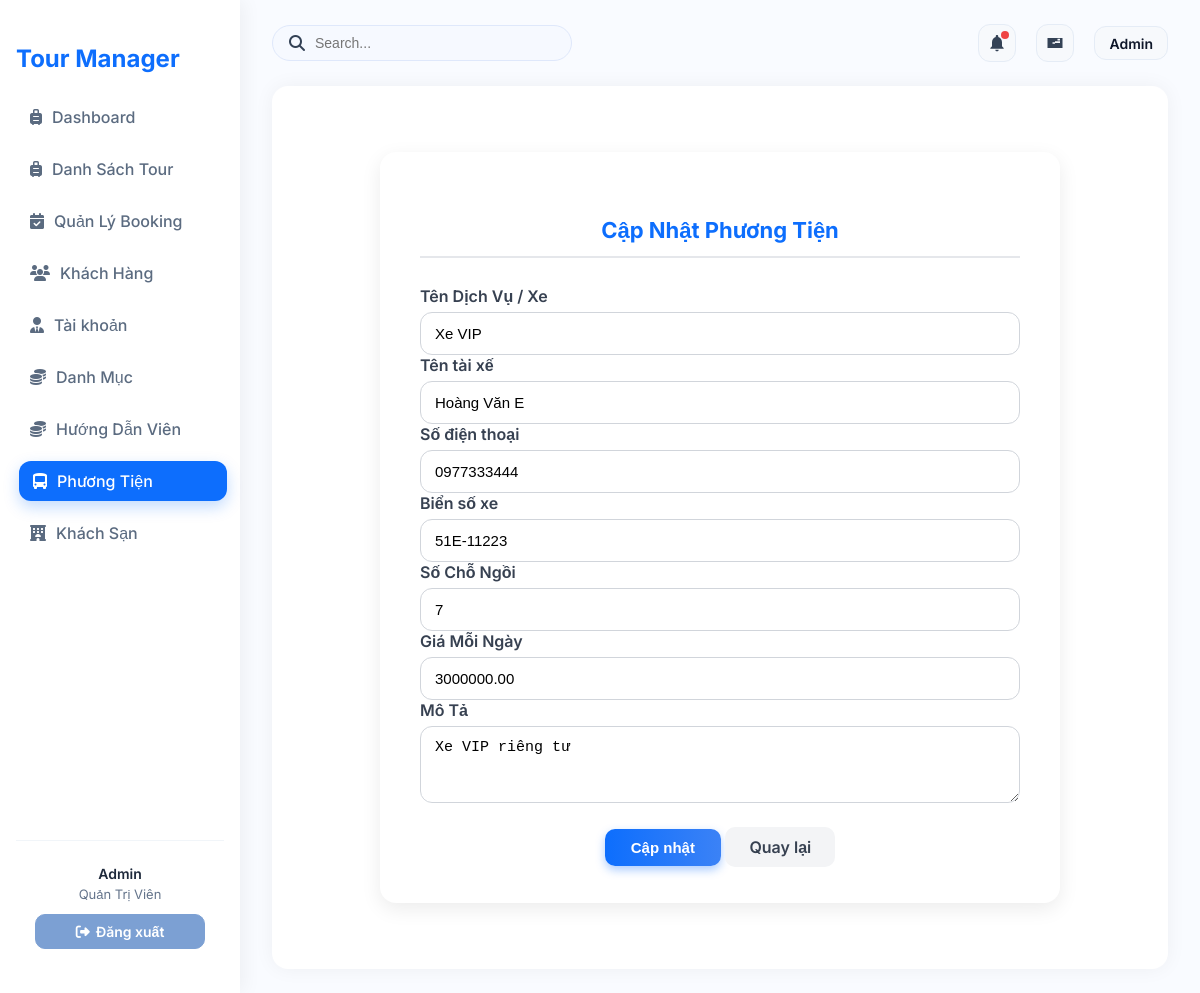
The app's page /?action=admin-updateVehicles&id=5 (signed in), older data.
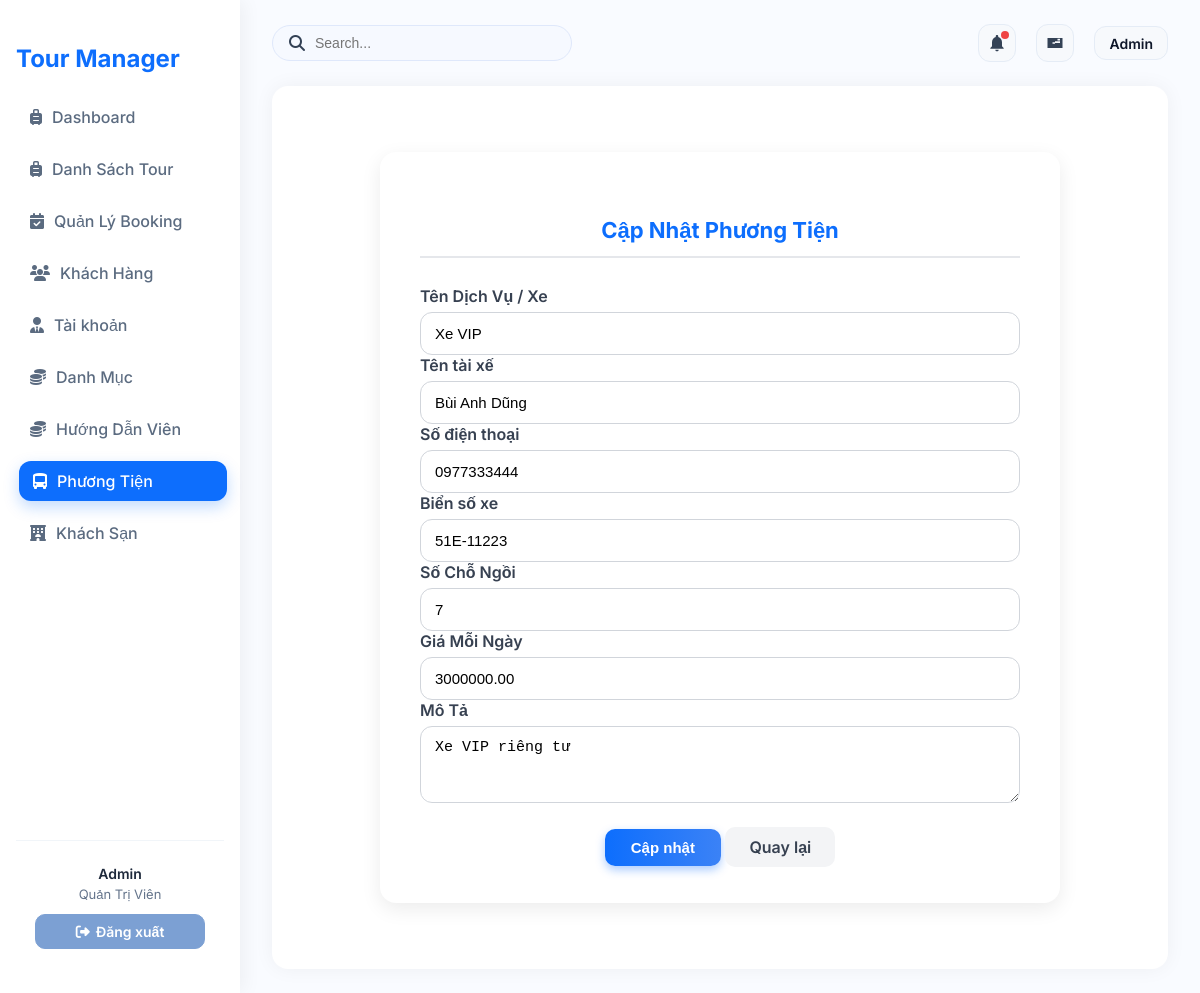
The same page, newer data.
### tables this page shows
CREATE TABLE `vehicles` (
  `vehicle_service_id` int NOT NULL,
  `service_name` varchar(255) DEFAULT NULL,
  `seat` int DEFAULT NULL,
  `price_per_day` decimal(12,2) DEFAULT NULL,
  `description` text,
  `driver_name` varchar(100) NOT NULL,
  `driver_phone` varchar(20) NOT NULL,
  `license_plate` varchar(20) NOT NULL
);

### controllers/VehiclesController.php (called while the page is built, shortened)
<?php
class VehiclesController
{
    private $vehiclesQuery;
    function __construct()
    {
        $this->vehiclesQuery = new VehiclesQuery();
    }
    public function updateVehicles()
    {
        $id = $_GET['id'];
        $vehicles = $this->vehiclesQuery->findVehicles($id);
        require './views/Vehicles/updateVehicles.php';
    }
}
?>

### routes/index.php (called while the page is built)
<?php
$action = $_GET['action'] ?? '/';
match ($action) {
    '/' => (new AuthController)->home(),
    'admin' => require './views/admin.php',
    'login' => (new AuthController)->login(),
    'logout' => (new AuthController)->logout(),
    'admin-listTours' => require './views/admin.php',
    'admin-createTours' => require './views/admin.php',
    'admin-updateTours' => require './views/admin.php',
    'admin-listUsers' => require './views/admin.php',
    'admin-createUsers' => require './views/admin.php',
    'admin-updateUsers' => require './views/admin.php',
    'admin-listCategory' => require './views/admin.php',
    'admin-createCategory' => require './views/admin.php',
    'admin-updateCategory' => require './views/admin.php',
    'admin-listCustomer' => require './views/admin.php',
    'admin-createCustomer' => require './views/admin.php',
    'admin-updateCustomer' => require './views/admin.php',
    'admin-listDiscount' => require './views/admin.php',
    'admin-createDiscount' => require './views/admin.php',
    'admin-updateDiscount' => require './views/admin.php',
    'admin-listGuide' => require './views/admin.php',
    'admin-createGuide' => require './views/admin.php',
    'admin-updateGuide' => require './views/admin.php',
    'admin-listTourGuide' => require './views/admin.php',
    'admin-createTourGuide' => require './views/admin.php',
    'admin-updateTourGuide' => require './views/admin.php',
    'admin-listHotel' => require './views/admin.php',
    'admin-createHotel' => require './views/admin.php',
    'admin-updateHotel' => require './views/admin.php',
    'admin-listVehicles' => require './views/admin.php',
    'admin-createVehicles' => require './views/admin.php',
    'admin-updateVehicles' => require './views/admin.php',
    'admin-listReport' => require './views/admin.php',
    'admin-createReport' => require './views/admin.php',
    'admin-updateReport' => require './views/admin.php',
    default => require './views/admin.php',
};

### index.php (called while the page is built, shortened)
<?php
spl_autoload_register(function ($class) {
    $fileName = "$class.php";
    $fileModel              = PATH_MODEL . $fileName;
});
require_once './routes/index.php';

### models/BaseModel.php (called while the page is built, shortened)
<?php
class BaseModel
{
    public function __construct()
    {
        $dsn = sprintf('mysql:host=%s;port=%s;dbname=%s;charset=utf8', DB_HOST, DB_PORT, DB_NAME);
        try {
            $this->pdo = new PDO($dsn, DB_USERNAME, DB_PASSWORD, DB_OPTIONS);
        } catch (PDOException $e) {
            die("Kết nối cơ sở dữ liệu thất bại: {$e->getMessage()}. Vui lòng thử lại sau.");
        }
    }
}

### models/VehiclesQuery.php (called while the page is built, shortened)
<?php
class VehiclesQuery extends BaseModel
{
    public function findVehicles($id)
    {
        $sql = "SELECT * FROM vehicles WHERE vehicle_service_id = :id";
        $stmt = $this->pdo->prepare($sql);
        $stmt->bindParam(':id', $id, PDO::PARAM_INT);
        $stmt->execute();
        return $stmt->fetch(PDO::FETCH_ASSOC);
    }
}
?>

### views/Vehicles/UpdateVehicles.php (the view, shortened to what the changed rows need)
<div class="admin-form-container">
    <div class="admin-form-card">
        <h4 class="form-title text-center mb-4">Cập Nhật Phương Tiện</h4>
        <form method="POST">
            <div class="form-group mb-3">
                <label>Tên Dịch Vụ / Xe</label>
                <input type="text" name="service_name" class="form-control"
                    value="<?= htmlspecialchars($vehicles['service_name'] ?? ''); ?>">
            </div>
            <div class="form-group mb-3">
                <label>Tên tài xế</label>
                <input type="text" name="driver_name" class="form-control"
                    value="<?= htmlspecialchars($vehicles['driver_name'] ?? '') ?>">
            </div>
            <div class="form-group mb-3">
                <label>Số điện thoại</label>
                <input type="text" name="driver_phone" class="form-control"
                    value="<?= htmlspecialchars($vehicles['driver_phone'] ?? '') ?>">
            </div>
            <div class="form-group mb-3">
                <label>Biển số xe</label>
                <input type="text" name="license_plate" class="form-control"
                    value="<?= htmlspecialchars($vehicles['license_plate'] ?? '') ?>">
            </div>
            <div class="form-group mb-3">
                <label>Số Chỗ Ngồi</label>
                <input type="number" name="seat" class="form-control"
                    value="<?= htmlspecialchars($vehicles['seat'] ?? ''); ?>">
            </div>
            <div class="form-group mb-3">
                <label>Giá Mỗi Ngày</label>
                <input type="number" step="0.01" name="price_per_day" class="form-control"
                    value="<?= htmlspecialchars($vehicles['price_per_day'] ?? ''); ?>">
            </div>
            <div class="form-group mb-3">
                <label>Mô Tả</label>
                <textarea name="description" class="form-control"
                    rows="3"><?= htmlspecialchars($vehicles['description'] ?? ''); ?></textarea>
            </div>
            <div class="form-action text-center">
                <button type="submit" class="btn btn-primary px-5">Cập nhật</button>
                <a href="?action=admin-listVehicles" class="btn btn-secondary ms-2 px-4">Quay lại</a>
            </div>
        </form>
    </div>
</div>

Row changes from the older to the newer data that the page shows:
changed vehicles "Xe VIP": driver_name "Hoàng Văn E" → "Bùi Anh Dũng"
